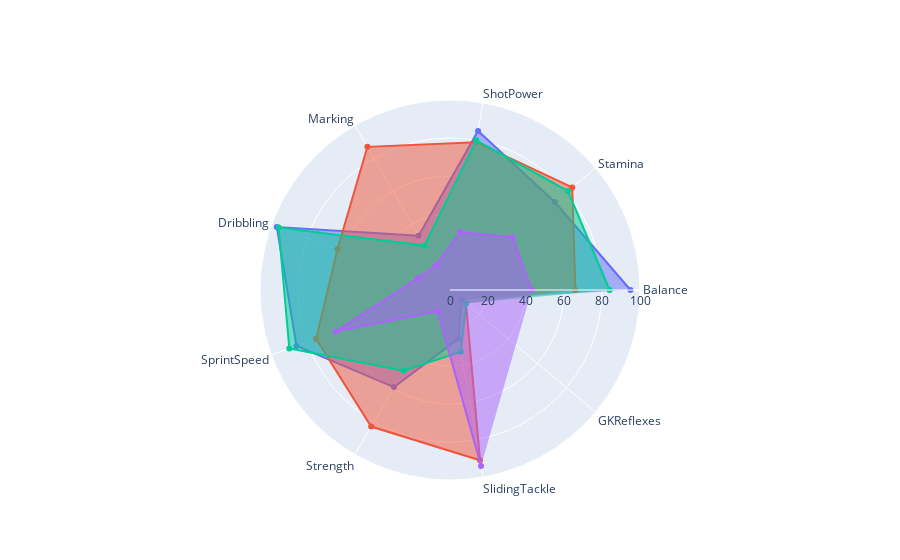

The notebook cell saved with this chart:
### Code cell
import plotly.graph_objects as go

categories = cont

fig = go.Figure()

fig.add_trace(go.Scatterpolar(
      r=[95, 72, 85, 33, 97, 86, 59, 26, 8],
      theta=categories,
      fill='toself',
      name='Lionel Messi'
))
fig.add_trace(go.Scatterpolar(
      r=[66, 84, 79, 87, 63, 75, 83, 91, 11],
      theta=categories,
      fill='toself',
      name='Sergio Ramos'
))
fig.add_trace(go.Scatterpolar(
      r=[84, 81, 80, 27, 96, 90, 49, 33, 11],
      theta=categories,
      fill='toself',
      name='Neymar Jr'
))
fig.add_trace(go.Scatterpolar(
      r=[43, 43, 31, 15, 18, 64, 13, 94],
      theta=categories,
      fill='toself',
      name='De Gea'
))

fig.update_layout(
  polar=dict(
    radialaxis=dict(
      visible=True,
      range=[0, 100]
    )),
  showlegend=False
)

fig.show()

### Figure 1 — Plotly figure (JSON) as saved in the notebook; plotly's stock layout.template omitted (floating-point values rounded to 4 significant figures)
{"data": [{"fill": "toself", "name": "Lionel Messi", "r": [95, 72, 85, 33, 97, 86, 59, 26, 8], "theta": ["Balance", "Stamina", "ShotPower", "Marking", "Dribbling", "SprintSpeed", "Strength", "SlidingTackle", "GKReflexes"], "type": "scatterpolar"}, {"fill": "toself", "name": "Sergio Ramos", "r": [66, 84, 79, 87, 63, 75, 83, 91, 11], "theta": ["Balance", "Stamina", "ShotPower", "Marking", "Dribbling", "SprintSpeed", "Strength", "SlidingTackle", "GKReflexes"], "type": "scatterpolar"}, {"fill": "toself", "name": "Neymar Jr", "r": [84, 81, 80, 27, 96, 90, 49, 33, 11], "theta": ["Balance", "Stamina", "ShotPower", "Marking", "Dribbling", "SprintSpeed", "Strength", "SlidingTackle", "GKReflexes"], "type": "scatterpolar"}, {"fill": "toself", "name": "De Gea", "r": [43, 43, 31, 15, 18, 64, 13, 94], "theta": ["Balance", "Stamina", "ShotPower", "Marking", "Dribbling", "SprintSpeed", "Strength", "SlidingTackle", "GKReflexes"], "type": "scatterpolar"}], "layout": {"polar": {"radialaxis": {"range": [0, 100], "visible": true}}, "showlegend": false}}
